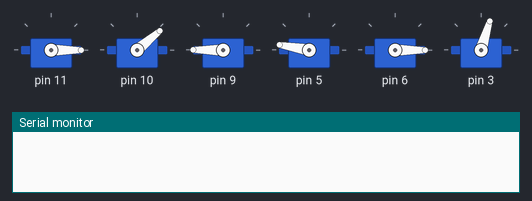
Simulated run of this sketch. Board: Arduino Uno, built with avr-gcc and run on an emulated ATmega328P. Parts: 6 × servo, the last lines printed to the serial monitor.

Above: at 0.1 s.
At 6.4 s:
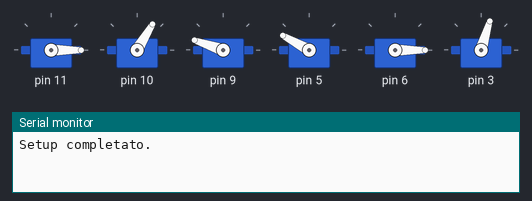
At 7.0 s:
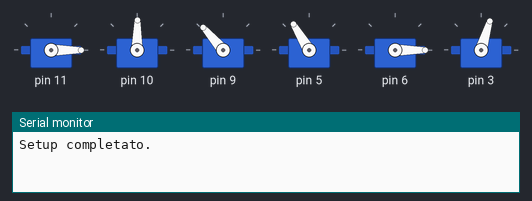
At 7.8 s:
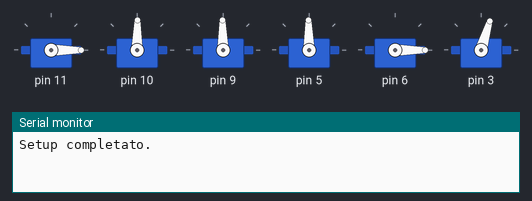
At 10.0 s:
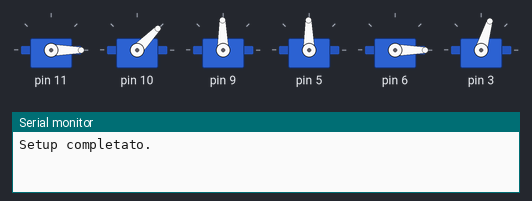
At 12.4 s:
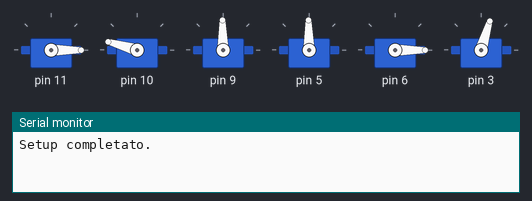
Timing chart, 0 to 13.9 s (numbered marks = the images above):
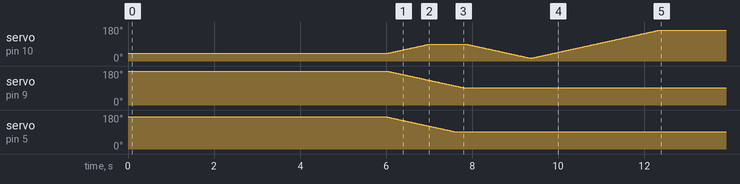

The sketch:

1-braccio_home.ino
```cpp
#include <Braccio.h>
#include <Servo.h>

/*
Step Delay: a milliseconds delay between the movement of each servo. Allowed values from 10 to 30 msec.
M1=base degrees. Allowed values from 0 to 180 degrees
M2=shoulder degrees. Allowed values from 15 to 165 degrees
M3=elbow degrees. Allowed values from 0 to 180 degrees
M4=wrist vertical degrees. Allowed values from 0 to 180 degrees
M5=wrist rotation degrees. Allowed values from 0 to 180 degrees
M6=gripper degrees. Allowed values from 10 to 73 degrees. 10: the toungue is open, 73: the gripper is closed.
*/

Servo base; // M1
Servo shoulder; // M2
Servo elbow; // M3
Servo wrist_ver; // M4
Servo wrist_rot; // M5
Servo gripper; // M6: 10deg - closed; 73deg - open

void setup() {

  Serial.begin(9600);
  Braccio.begin(); // Safety position: 90, 45, 180, 180, 90, 10
  Serial.println("Setup completato.");

  // TEST BASE
  // the arm is aligned upwards and the gripper is closed
  //(step delay, M1, M2, M3, M4, M5, M6);
  // Braccio.ServoMovement(20, 0, 90, 90, 90, 0, 73);
  // Braccio.ServoMovement(20, 180, 90, 90, 90, 0, 73);

  // TEST SHOULDER
  Braccio.ServoMovement(20, 0, 90, 90, 90, 0, 73);
  Braccio.ServoMovement(20, 0, 15, 90, 90, 0, 73);
  Braccio.ServoMovement(20, 0, 165, 90, 90, 0, 73);

  // TEST ELBOW
  // Braccio.ServoMovement(20, 0, 90, 90, 90, 0, 73);
  // Braccio.ServoMovement(20, 0, 90, 0, 90, 0, 73);
  // Braccio.ServoMovement(20, 0, 90, 180, 90, 0, 73);

  // TEST WRIST
  // Braccio.ServoMovement(20, 0, 90, 90, 90, 0, 73);
  // Braccio.ServoMovement(20, 0, 90, 90, 0, 0, 73);
  // Braccio.ServoMovement(20, 0, 90, 90, 180, 0, 73);

  // TEST WRIST ROT
  // Braccio.ServoMovement(20, 0, 90, 90, 90, 180, 73);
  // Braccio.ServoMovement(20, 0, 90, 90, 90, 0, 73);
  // Braccio.ServoMovement(20, 0, 90, 90, 90, 180, 73);

  // TEST GRIPPER
  // Braccio.ServoMovement(20, 0, 90, 90, 90, 0, 73);
  // Braccio.ServoMovement(20, 0, 90, 90, 90, 0, 10);
  // Braccio.ServoMovement(20, 0, 90, 90, 90, 0, 73);

  // Braccio.ServoMovement(20, 0, 90, 90, 90, 0, 73);
}

void loop() {
}
```
